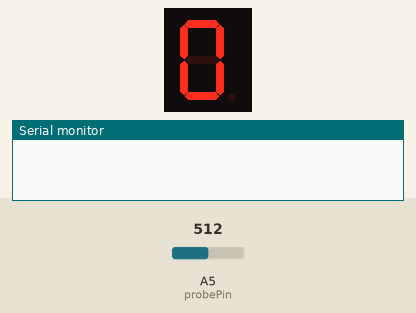
The sketch below on a simulated Arduino Uno, built with avr-gcc and run on an emulated ATmega328P. On the bench: 1-digit seven-segment display, the last lines printed to the serial monitor. Wiring (inferred from the names in the program): 1-digit 7-segment display, segments lit when LOW: segments pin 2, pin 3, pin 4, pin 5, pin 6, pin 7, pin 8. The inputs (shaded band) are chosen by the test bench; at power-on: A5 (probePin) = 512. The segment pins are drawn as the display they are named for.

Above: at 0.1 s.
At 3.2 s:
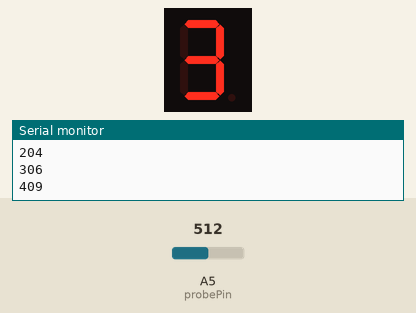
3.3 s: A5 (probePin) set to 0
5.0 s: A5 (probePin) set to 20
At 7.1 s:
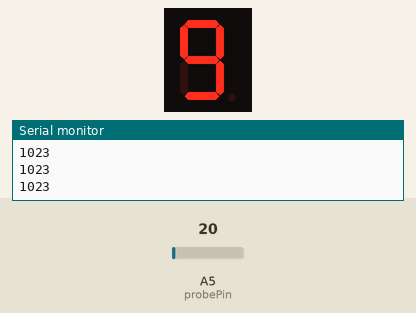
Timing chart, 0 to 8.6 s (numbered marks = the images above; inputs shaded):
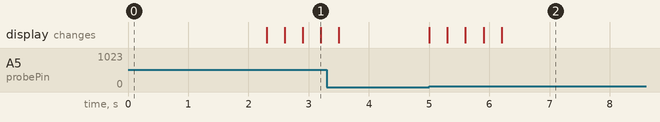

Measured:
- after the input at 5.0 s, the display: first changes at once (image 2 shows a later state)

The sketch:

EMF_DETECTOR.ino
```cpp
#define NUMREADINGS 10 // raise this number to increase data smoothing

int senseLimit = 10; // raise this number to decrease sensitivity (up to 1023 max)
int probePin = 5; // analog 5
int val = 0; // reading from probePin


int ledA=2;
int ledB=3;
int ledC=4;
int ledD=5;
int ledE=6;
int ledF=7;
int ledG=8;

// variables for smoothing

int readings[NUMREADINGS];                // the readings from the analog input
int index = 0;                            // the index of the current reading
int total = 0;                            // the running total
int average = 0;                          // final average of the probe reading

//CHANGE THIS TO affect the speed of the updates for numbers. Lower the number the faster it updates.
int updateTime = 300;


void Display0()

   {
     digitalWrite(ledA,LOW);
     digitalWrite(ledB,LOW);
     digitalWrite(ledC,LOW);
     digitalWrite(ledD,LOW);
     digitalWrite(ledE,LOW);
     digitalWrite(ledF,LOW);
     digitalWrite(ledG,HIGH);
    }


void Display1()
  {
     digitalWrite(ledA,HIGH);
     digitalWrite(ledB,LOW);
     digitalWrite(ledC,LOW);
     digitalWrite(ledD,HIGH);
     digitalWrite(ledE,HIGH);
     digitalWrite(ledF,HIGH);
     digitalWrite(ledG,HIGH);
    }

void Display2()
  {
     digitalWrite(ledA,LOW);
     digitalWrite(ledB,LOW);
     digitalWrite(ledC,HIGH);
     digitalWrite(ledD,LOW);
     digitalWrite(ledE,LOW);
     digitalWrite(ledF,HIGH);
     digitalWrite(ledG,LOW);
    }
void Display3()
  {
     digitalWrite(ledA,LOW);
     digitalWrite(ledB,LOW);
     digitalWrite(ledC,LOW);
     digitalWrite(ledD,LOW);
     digitalWrite(ledE,HIGH);
     digitalWrite(ledF,HIGH);
     digitalWrite(ledG,LOW);
    }


void Display4()

   {
     digitalWrite(ledA,HIGH);
     digitalWrite(ledB,LOW);
     digitalWrite(ledC,LOW);
     digitalWrite(ledD,HIGH);
     digitalWrite(ledE,HIGH);
     digitalWrite(ledF,LOW);
     digitalWrite(ledG,LOW);
    }

    void Display5()

   {
     digitalWrite(ledA,LOW);
     digitalWrite(ledB,HIGH);
     digitalWrite(ledC,LOW);
     digitalWrite(ledD,LOW);
     digitalWrite(ledE,HIGH);
     digitalWrite(ledF,LOW);
     digitalWrite(ledG,LOW);
    }

void Display6()

   {
     digitalWrite(ledA,LOW);
     digitalWrite(ledB,HIGH);
     digitalWrite(ledC,LOW);
     digitalWrite(ledD,LOW);
     digitalWrite(ledE,LOW);
     digitalWrite(ledF,LOW);
     digitalWrite(ledG,LOW);
    }


void Display7()

   {
     digitalWrite(ledA,LOW);
     digitalWrite(ledB,LOW);
     digitalWrite(ledC,LOW);
     digitalWrite(ledD,HIGH);
     digitalWrite(ledE,HIGH);
     digitalWrite(ledF,HIGH);
     digitalWrite(ledG,HIGH);
    }


    void Display8()

   {
     digitalWrite(ledA,LOW);
     digitalWrite(ledB,LOW);
     digitalWrite(ledC,LOW);
     digitalWrite(ledD,LOW);
     digitalWrite(ledE,LOW);
     digitalWrite(ledF,LOW);
     digitalWrite(ledG,LOW);
    }

     void Display9()

   {
     digitalWrite(ledA,LOW);
     digitalWrite(ledB,LOW);
     digitalWrite(ledC,LOW);
     digitalWrite(ledD,LOW);
     digitalWrite(ledE,HIGH);
     digitalWrite(ledF,LOW);
     digitalWrite(ledG,LOW);
    }


void DisplayE()

   {
     digitalWrite(ledA,LOW);
     digitalWrite(ledB,HIGH);
     digitalWrite(ledC,HIGH);
     digitalWrite(ledD,LOW);
     digitalWrite(ledE,LOW);
     digitalWrite(ledF,LOW);
     digitalWrite(ledG,LOW);
    }


    void DisplayF()

   {
     digitalWrite(ledA,LOW);
     digitalWrite(ledB,HIGH);
     digitalWrite(ledC,HIGH);
     digitalWrite(ledD,HIGH);
     digitalWrite(ledE,LOW);
     digitalWrite(ledF,LOW);
     digitalWrite(ledG,LOW);
    }


void LEDlow(){
     digitalWrite(ledA,LOW);
     digitalWrite(ledB,LOW);
     digitalWrite(ledC,LOW);
     digitalWrite(ledD,LOW);
     digitalWrite(ledE,LOW);
     digitalWrite(ledF,LOW);
     digitalWrite(ledG,LOW);
}


void intro()
   {
//Can add any think for the
        Display0();
        delay(2000);

    }

void setup() {
  // put your setup code here, to run once:
  pinMode(ledA,OUTPUT);
   pinMode(ledB,OUTPUT);
    pinMode(ledC,OUTPUT);
     pinMode(ledD,OUTPUT);
      pinMode(ledE,OUTPUT);
       pinMode(ledF,OUTPUT);
        pinMode(ledG,OUTPUT);


   Serial.begin(9600);  // initiate serial connection for debugging/etc

  for (int i = 0; i < NUMREADINGS; i++)
    readings[i] = 0;                      // initialize all the readings to 0

    intro(); //Runs the intro:'EFD0123456789'


        }

void loop() {
  // put your main code here, to run repeatedly:

 /* Display0();
  delay(1000);

  Display1();
  delay(1000);

  Display2();
  delay(1000);

  Display3();
  delay(1000);

   Display4();
  delay(1000);

  Display5();
  delay(1000);


  Display6();
  delay(1000);

  Display7();
  delay(1000);

   Display8();
  delay(1000);

   Display9();
  delay(1000);*/


   LEDlow();
  val = analogRead(probePin);  // take a reading from the probe

  if(val >= 1){                // if the reading isn't zero, proceed
    val = constrain(val, 1, senseLimit);  // turn any reading higher than the senseLimit value into the senseLimit value
    val = map(val, 1, senseLimit, 1, 1023);  // remap the constrained value within a 1 to 1023 range

    total -= readings[index];               // subtract the last reading
    readings[index] = val; // read from the sensor
    total += readings[index];               // add the reading to the total
    index = (index + 1);                    // advance to the next index

    if (index >= NUMREADINGS)               // if we're at the end of the array...
      index = 0;                            // ...wrap around to the beginning

    average = total / NUMREADINGS;          // calculate the average

    if (average > 50){                // if the average is over 50 ...
      Display0();   // Show a 0

    }

    if (average > 150){               // and so on ...
      Display1();   // Show a 1
    }

    if (average > 250){
      Display2();    // Show a 2
    }

    if (average > 350){
      Display3();    // Show a 3
    }


    if (average > 450){
      Display4();    // Show a 4
    }

    if (average > 550){
      Display5();   // Show a 5
    }

    if (average > 650){
      Display6();   // Show a 6

    }

    if (average > 750){
      Display7();   // Show a 7
    }

    if (average > 850){
     Display8();    // Show a 8
    }

    if (average > 950){
      Display9();    // Show a 9
    }
    Serial.println(average); // use output to aid in calibrating
    delay(updateTime);
  }

}
```
